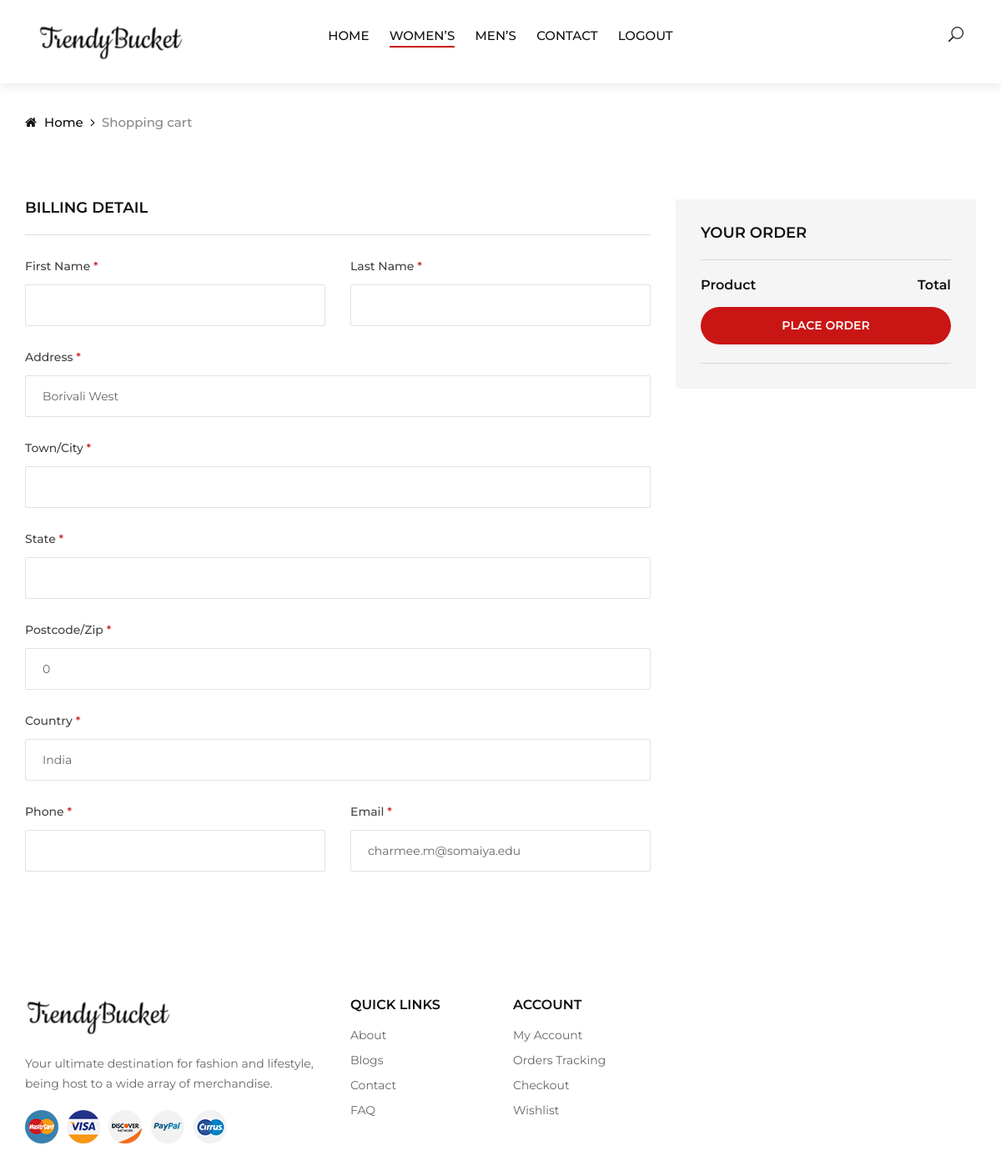
/checkout.php (signed in), run on the app's committed database.
### tables this page shows
CREATE TABLE `user_details` (
  `id` int(11) NOT NULL,
  `Name` varchar(50) NOT NULL,
  `FirstName` text NOT NULL,
  `LastName` text NOT NULL,
  `Email` varchar(30) NOT NULL,
  `MobileNo` text NOT NULL,
  `Account_Bal` int(30) NOT NULL,
  `Password` varchar(50) NOT NULL,
  `CVV` int(4) NOT NULL,
  `Address` text NOT NULL,
  `City` text NOT NULL,
  `State` text NOT NULL,
  `Pincode` int(11) NOT NULL
);

### checkout.php (the view, shortened to what this page needs)
<!DOCTYPE html>
<html lang="zxx">
<head>
    <link rel="stylesheet" href="css/bootstrap.min.css" type="text/css">
    <link rel="stylesheet" href="css/font-awesome.min.css" type="text/css">
    <link rel="stylesheet" href="css/elegant-icons.css" type="text/css">
    <link rel="stylesheet" href="css/jquery-ui.min.css" type="text/css">
    <link rel="stylesheet" href="css/magnific-popup.css" type="text/css">
    <link rel="stylesheet" href="css/owl.carousel.min.css" type="text/css">
    <link rel="stylesheet" href="css/slicknav.min.css" type="text/css">
    <link rel="stylesheet" href="css/style.css" type="text/css">
</head>
<?php
 $conn=mysqli_connect('localhost','root','','trendybucket') or die(mysqli_error());
 $res=mysqli_query($conn,"SELECT * FROM user_details WHERE Name='" . $_SESSION["name"] . "'");
 $user_details = mysqli_fetch_assoc($res);
                    ?>
<body>
    <header class="header">
        <div class="container-fluid">
            <div class="row">
                <div class="col-xl-3 col-lg-2">
                    <div class="header__logo">
                        <a href="./index.php"><img src="img/logo1.png" alt=""></a>
                    </div>
                </div>
                <div class="col-xl-6 col-lg-7">
                <nav class="header__menu">
                    <center>
                        <ul>
                        <li><a href="./index.php">Home</a></li>
                            <li class="active" ><a href="women.php?filter=">Women’s</a></li>
                            <li><a href="men.php?filter=">Men’s</a></li>
                            <li><a href="./contact.php">Contact</a></li>
                            <li><a href="session_display.php">Logout</a></li>
                                </ul>
                    </center>
                    </nav>
                </div>
                <div class="col-lg-3">
                    <div class="header__right">
                        <ul class="header__right__widget">
                            <li><span class="icon_search search-switch"></span></li>
                        </ul>
                    </div>
                </div>
            </div>
        </div>
    </header>
    <div class="breadcrumb-option">
        <div class="container">
            <div class="row">
                <div class="col-lg-12">
                    <div class="breadcrumb__links">
                        <a href="./index.php"><i class="fa fa-home"></i> Home</a>
                        <span>Shopping cart</span>
                    </div>
                </div>
            </div>
        </div>
    </div>
    <section class="checkout spad">
        <div class="container">
            <form action="<?php echo htmlspecialchars($_SERVER['PHP_SELF']); ?>" class="checkout__form" method="POST">
                <div class="row">
                    <div class="col-lg-8">
                        <h5>Billing detail</h5>
                        <div class="row">
                            <div class="col-lg-6 col-md-6 col-sm-6">
                                <div class="checkout__form__input">
                                    <p>First Name <span>*</span></p>
                                    <input type="text" value="<?php echo $user_details['FirstName']; ?>">
                                </div>
                            </div>
                            <div class="col-lg-6 col-md-6 col-sm-6">
                                <div class="checkout__form__input">
                                    <p>Last Name <span>*</span></p>
                                    <input type="text" value="<?php echo $user_details['LastName']; ?>">
                                </div>
                            </div>
                            <div class="col-lg-12">
                                <div class="checkout__form__input">
                                    <p>Address <span>*</span></p>
                                    <input type="text" placeholder="Apartment. suite, unite ect ( optinal )" value="<?php echo $user_details['Address']; ?>">
                                </div>
                                <div class="checkout__form__input">
                                    <p>Town/City <span>*</span></p>
                                    <input type="text" value="<?php echo $user_details['City']; ?>">
                                </div>
                                <div class="checkout__form__input">
                                    <p>State <span>*</span></p>
                                    <input type="text" value="<?php echo $user_details['State']; ?>">
                                </div>
                                <div class="checkout__form__input">
                                    <p>Postcode/Zip <span>*</span></p>
                                    <input type="text" value="<?php echo $user_details['Pincode']; ?>">
                                </div>
                                <div class="checkout__form__input">
                                    <p>Country <span>*</span></p>
                                    <input type="text" value="India">
                                </div>
                            </div>
                            <div class="col-lg-6 col-md-6 col-sm-6">
                                <div class="checkout__form__input">
                                    <p>Phone <span>*</span></p>
                                    <input type="text" value="<?php echo $user_details['MobileNo']; ?>">
                                </div>
                            </div>
                            <div class="col-lg-6 col-md-6 col-sm-6">
                                <div class="checkout__form__input">
                                    <p>Email <span>*</span></p>
                                    <input type="text" value="<?php echo $user_details['Email']; ?>">
                                </div>
                            </div>
                            </div>
                        </div>
                        <div class="col-lg-4">
                            <div class="checkout__order">
                                <h5>Your order</h5>
                                <div class="checkout__order__product">
                                    <ul>
                                        <li>
                                            <span class="top__text">Product</span>
                                            <span class="top__text__right">Total</span>
                                        </li>
                                <button type="submit" name="submitt" class="site-btn">Place order</button>
                            </div>
                        </div>
                    </div>
                </form>
            </div>
        </section>
        <footer class="footer">
            <div class="container">
                <div class="row">
                    <div class="col-lg-4 col-md-6 col-sm-7">
                        <div class="footer__about">
                            <div class="footer__logo">
                                <a href="./index.php"><img src="img/logo1.png" alt=""></a>
                            </div>
                            <p>Your ultimate destination for fashion and lifestyle, being host to a wide array of merchandise.</p>
                            <div class="footer__payment">
                                <a href="#"><img src="img/payment/payment-1.png" alt=""></a>
                                <a href="#"><img src="img/payment/payment-2.png" alt=""></a>
                                <a href="#"><img src="img/payment/payment-3.png" alt=""></a>
                                <a href="#"><img src="img/payment/payment-4.png" alt=""></a>
                                <a href="#"><img src="img/payment/payment-5.png" alt=""></a>
                            </div>
                        </div>
                    </div>
                    <div class="col-lg-2 col-md-3 col-sm-5">
                        <div class="footer__widget">
                            <h6>Quick links</h6>
                            <ul>
                                <li><a href="#">About</a></li>
                                <li><a href="#">Blogs</a></li>
                                <li><a href="#">Contact</a></li>
                                <li><a href="#">FAQ</a></li>
                            </ul>
                        </div>
                    </div>
                    <div class="col-lg-2 col-md-3 col-sm-4">
                        <div class="footer__widget">
                            <h6>Account</h6>
                            <ul>
                                <li><a href="#">My Account</a></li>
                                <li><a href="#">Orders Tracking</a></li>
                                <li><a href="#">Checkout</a></li>
                                <li><a href="#">Wishlist</a></li>
                            </ul>
                        </div>
                    </div>
                </div>
            </div>
        </footer>
    </body>
    </html>

### data on the page
user_details: Address "Borivali West", Pincode "0", Email "charmee.m@somaiya.edu"
